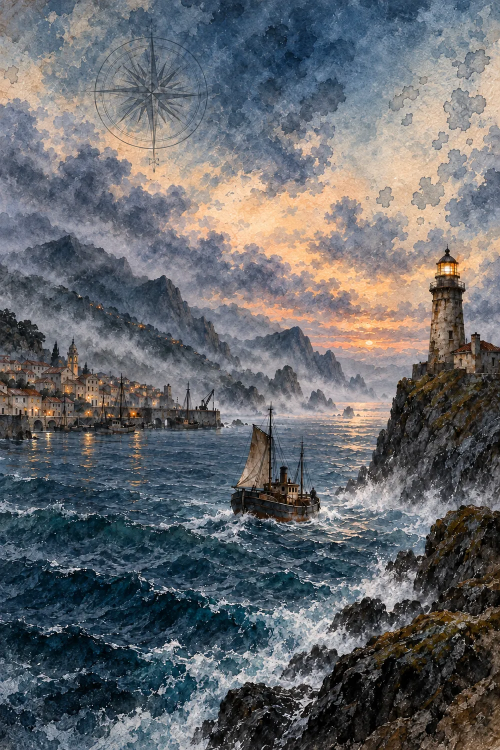
#> input picture assets/branding/cover.webp, 1000 x 1500 px (shown at 1/2 size)
$ python build_trailer.py ../assets/branding/cover.webp
#> lines starting #> are read from the running program, lines starting #| are printed output that depends on the picture
#!/usr/bin/env python3
"""Trailer de Cartas do Norte (63 s, 1920×1080, 30 fps).

Usa apenas aquarelas aprovadas (capa, Parte I, capítulos 1 e 3, primeira carta cartográfica)
e frases literais do prólogo e dos capítulos 1 e 3, sem revelações além do começo da obra.
Os cartões de texto são PNGs transparentes renderizados com a tipografia do site (tools/trailer_cards.js).
Trilha original sintetizada + ambiências já existentes da edição (mar, vento).

Uso: python3 tools/build_trailer.py <pasta_dos_cartoes>
"""
import subprocess, sys, math
from pathlib import Path
from PIL import Image, ImageFilter, ImageEnhance

ROOT = Path(__file__).resolve().parents[1]
CARDS = Path(sys.argv[1])
W, H, FPS, DUR = 1920, 1080, 30, 63.0
OUT = ROOT / 'assets/video'
A = lambda p: Image.open(ROOT / p).convert('RGB')
#> further down, cover is the input picture: PIL image 1000x1500 RGB; mean R, G, B 102.3, 104.7, 108.3
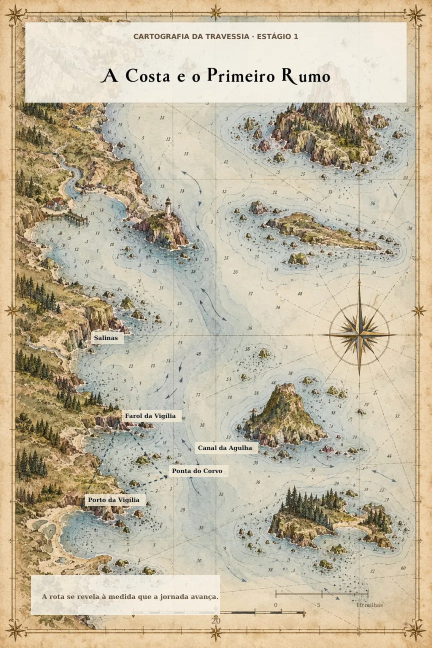
#> input picture assets/maps/map_stage_1.webp, 864 x 1296 px (shown at 1/2 size)
#> further down, mapimg is the input picture: PIL image 864x1296 RGB; mean R, G, B 195.1, 184.5, 161.2
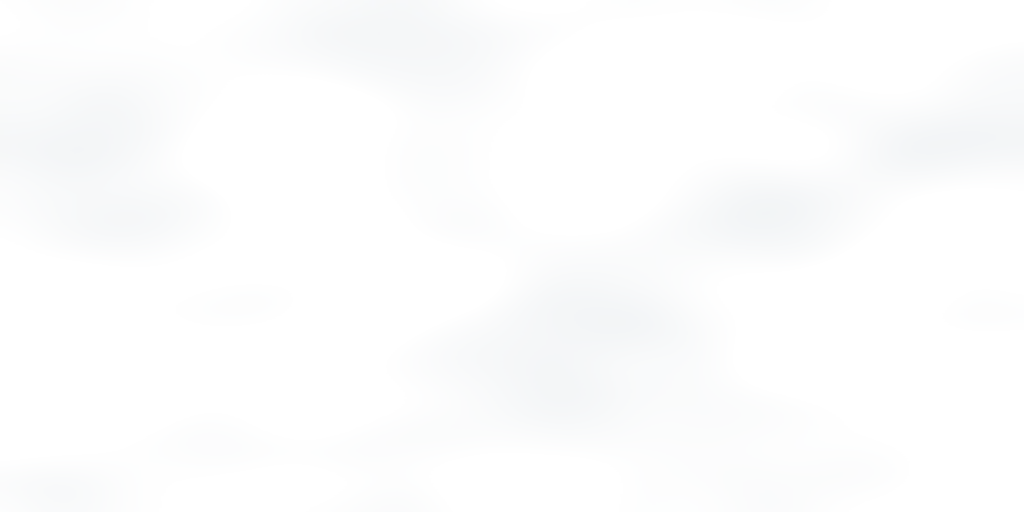
#> input picture assets/experience/mist.webp, 1024 x 512 px

def ease(x): x = max(0.0, min(1.0, x)); return x * x * (3 - 2 * x)

def window(img, cx, cy, w):
    """Recorta uma janela 16:9 de largura w centrada em (cx, cy) e entrega 1920×1080 (subpixel, bicúbico)."""
#> called with cx = 500, cy = 760, w = 1000
    h = w * H / W
    # A câmera nunca sai da pintura.
    w = min(w, img.width); h = w * H / W
#> after `w = min(w, img.width)`: w = 1000
#> after `h = w * H / W`: h = 562.5
    cx = min(max(cx, w / 2), img.width - w / 2); cy = min(max(cy, h / 2), img.height - h / 2)
#> after `cx = min(max(cx, w / 2), img.width - w / 2)`: cx = 500
#> after `cy = min(max(cy, h / 2), img.height - h / 2)`: cy = 760
    box = (cx - w / 2, cy - h / 2, cx + w / 2, cy + h / 2)
#> box = (0, 478.8, 1000, 1041.2)
    return img.transform((W, H), Image.EXTENT, box, Image.BICUBIC)

def plate(path, offset=0):
    """Composição editorial: pintura inteira sobre um fundo desfocado e escurecido dela mesma."""
#> called with path = 'assets/branding/part1.webp', offset = 0
    img = A(path)
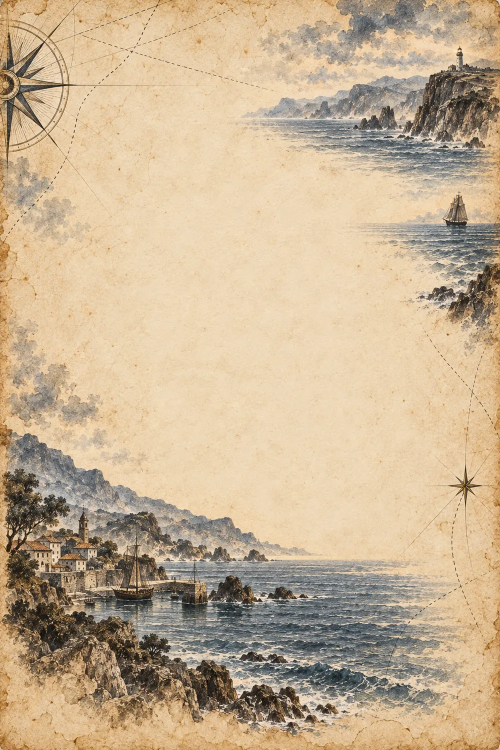
#> input picture assets/branding/part1.webp, 1000 x 1500 px (shown at 1/2 size)
#> img is the input picture: PIL image 1000x1500 RGB; mean R, G, B 198.7, 177.3, 147.2
    bg = img.resize((W, int(img.height * W / img.width)), Image.BICUBIC)
    bg = bg.crop((0, (bg.height - H) // 2, W, (bg.height - H) // 2 + H)).filter(ImageFilter.GaussianBlur(28))
#> bg: PIL image 1920x1080 RGB
    bg = ImageEnhance.Brightness(bg).enhance(0.38)
    fh = 980; fw = int(img.width * fh / img.height)
#> after `fw = int(img.width * fh / img.height)`: fw = 653
    fg = img.resize((fw, fh), Image.LANCZOS)
    shadow = Image.new('RGBA', (fw + 80, fh + 80), (0, 0, 0, 0))
#> shadow: PIL image 733x1060 RGBA; every value is 0
    sh = Image.new('RGBA', (fw, fh), (0, 0, 0, 170))
    shadow.paste(sh, (40, 40)); shadow = shadow.filter(ImageFilter.GaussianBlur(24))
#> after `shadow = shadow.filter(ImageFilter.GaussianBlur(24))`:
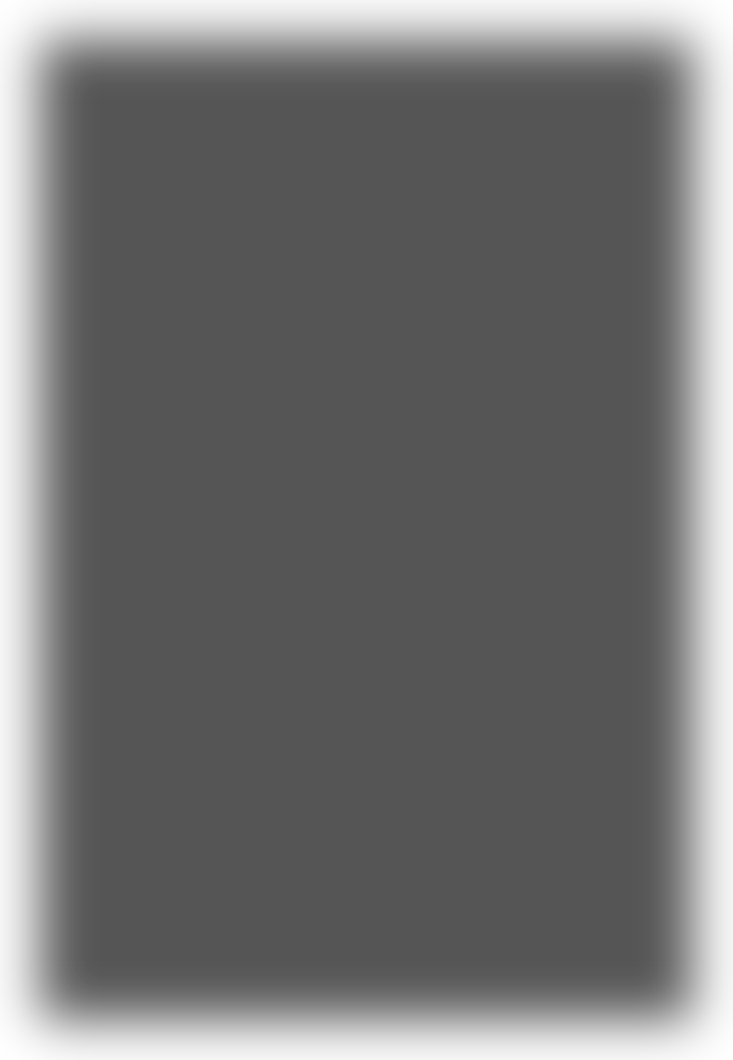
#> shadow: PIL image 733x1060 RGBA; mean R, G, B, A 0, 0, 0, 139.8; transparent parts drawn white
    x = (W - fw) // 2 + offset; y = (H - fh) // 2
#> after `x = (W - fw) // 2 + offset`: x = 633
    bg.paste(shadow, (x - 40, y - 20), shadow); bg.paste(fg, (x, y))
    return bg

# [4 lines left out: function zoom, not called in this run]

cover = A('assets/branding/cover.webp')
mapimg = A('assets/maps/map_stage_1.webp')
mist = Image.open(ROOT / 'assets/experience/mist.webp').convert('RGBA').resize((2048, 1024))
dark = Image.new('RGB', (W, H), (4, 15, 21))
cover_dark = ImageEnhance.Brightness(window(cover, 500, 760, 1000).filter(ImageFilter.GaussianBlur(18))).enhance(0.3)
P1, CH1, CH3 = plate('assets/branding/part1.webp'), plate('assets/art/ch1.webp', -420), plate('assets/art/ch3.webp', 420)
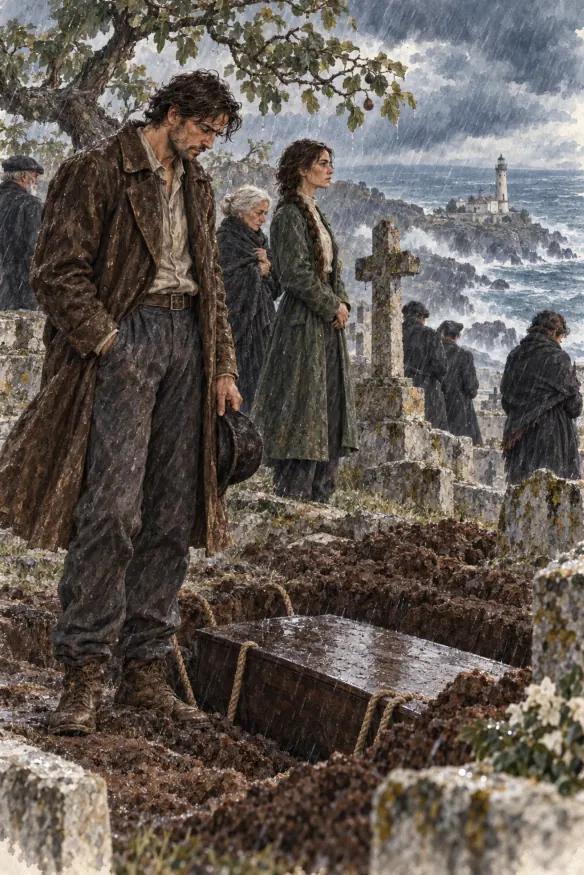
#> input picture assets/art/ch1.webp, 584 x 875 px
#> in plate, img is the input picture: PIL image 584x875 RGB; mean R, G, B 98.2, 90.2, 84.2
#> in plate (call 2), `shadow = Image.new('RGBA', (fw + 80, fh + 80), (0, 0, 0, 0))`: shadow: PIL image 734x1060 RGBA; every value is 0
#> call 3 of plate, with path = 'assets/art/ch3.webp', offset = 420
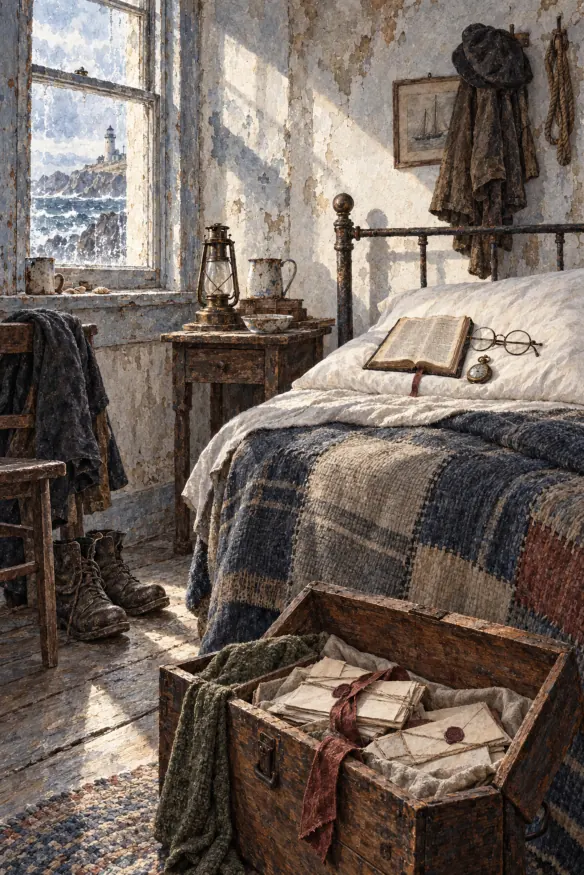
#> input picture assets/art/ch3.webp, 584 x 875 px
#> in plate, img is the input picture: PIL image 584x875 RGB; mean R, G, B 114.4, 102.2, 94
#> in plate (call 3), `bg.paste(fg, (x, y))`:
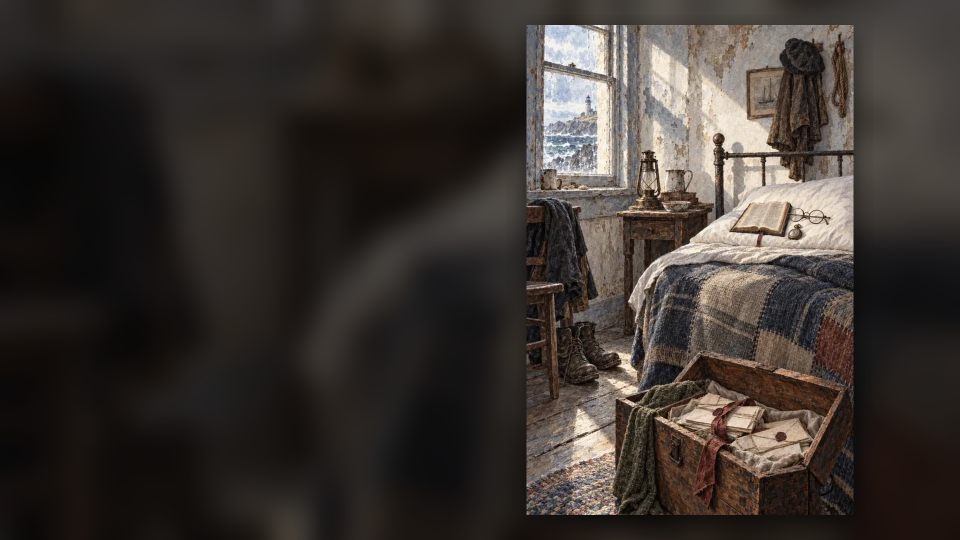
#> bg: PIL image 1920x1080 RGB (shown at 1/2 size); mean R, G, B 59.2, 52.6, 48.3
#> (the run stopped early here; a loop or call above may not have finished)
